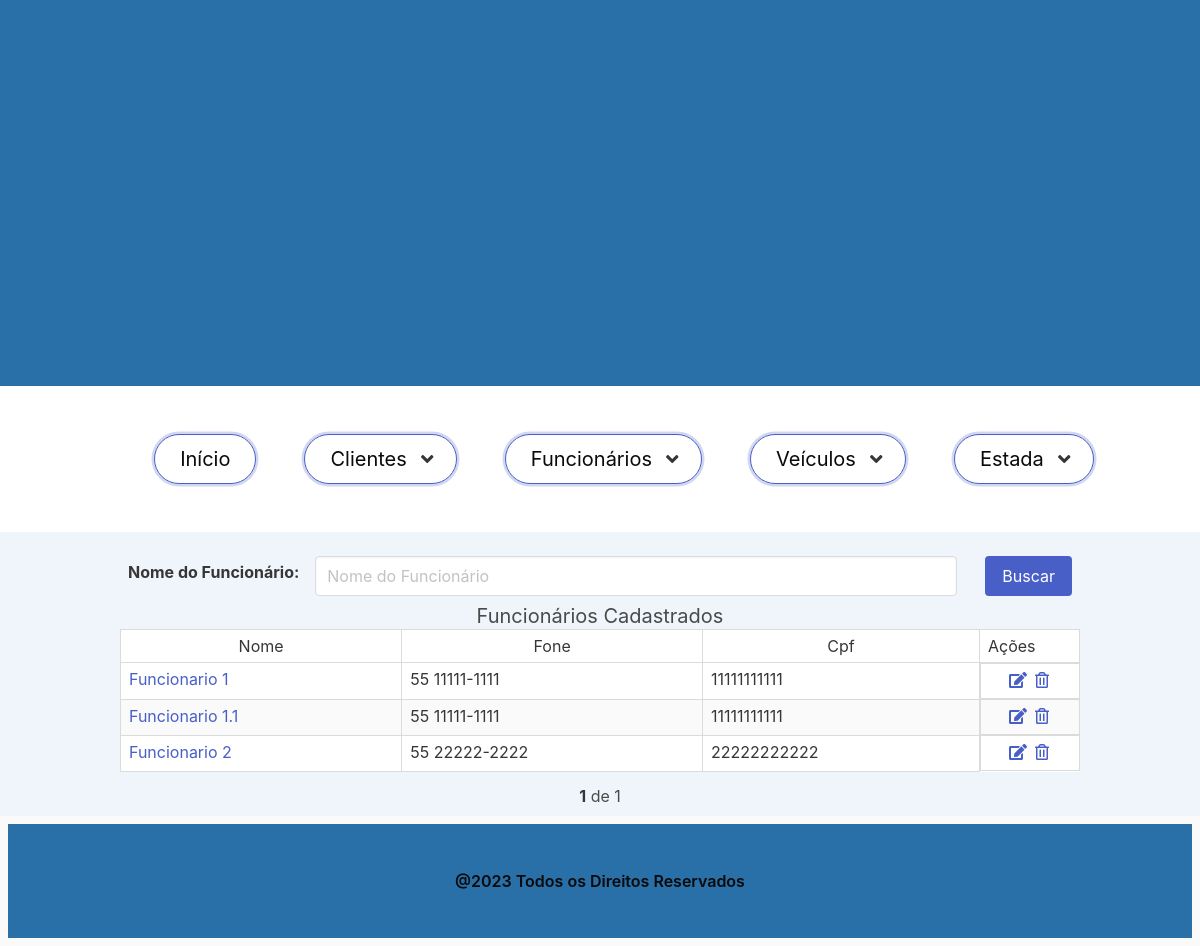
The app's page /funcionarios with its own data.
### funcionario/models.py (models this page shows, shortened)
class Funcionario(Pessoa):
    cpf = models.CharField('CPF', max_length=11, help_text='Cpf')
    foto = StdImageField('Foto', upload_to='pessoas', variations={'thumbnail': {'width': 100, 'height': 100,
                                                                                'crop': True}}, delete_orphans=True,
                         null=True, blank=True)
    class Meta:
        verbose_name = 'Funcionário'
        verbose_name_plural = 'Funcionários'
        ordering = ['nome']

### funcionario/views.py (the view)
# urls.py: path('funcionarios', FuncionariosView.as_view(), name='funcionarios'),
class FuncionariosView(ListView):
    model = Funcionario
    template_name = 'funcionarios.html'
    def get_queryset(self, *args, **kwargs):
        buscar = self.request.GET.get('buscar')
        qs = super(FuncionariosView, self).get_queryset(*args, **kwargs)
        if buscar:
            qs = qs.filter(nome__icontains=buscar)
        if qs.count() > 0 :
            paginator = Paginator(qs, 3)
            listagem = paginator.get_page(self.request.GET.get('page'))
            return listagem
        else:
            return messages.info(self.request, "Não existem funcionarios cadastrados!")

### funcionario/templates/funcionarios.html (shortened to what this page needs)
{% extends "base.html" %}
{% load static %}
{% block content %}
   <section class="section has-background-info-light p-2">
      <div class="container">
        <form action="" method="GET">
          <div class="field is-grouped is-flex is-align-center is-flex-wrap-wrap">
            <label class="label p-2 mt-3">Nome do Funcionário:</label>
            <div class="control is-expanded p-2 mt-2" >
              <input  class="input " type="text" name="buscar" value="{{ request.GET.buscar }}"
                      placeholder="Nome do Funcionário"/>
            </div>
            <div class="control p-2 mt-2">
            <button type="submit" class="button is-link">
              Buscar
            </button>
          </div>
          </div>
        </form>
     {% if object_list %}
     <div style="text-align: center"><h1 class="subtitle is-size4">Funcionários Cadastrados</h1> </div>
     <div class="table">
       <table class="table is-table is-bordered is-striped is-narrow is-hoverable is-fullwidth">
         <thead>
         <tr>
         <td class="has-text-centered">Nome</td>
         <td class="has-text-centered">Fone</td>
         <td class="has-text-centered">Cpf</td>
         <td class="hast-text-centered" style="width: 100px;">Ações</td>
         </tr>
         </thead>
         <tbody>
            {% for funcionario in object_list %}
              <tr>
                <td>
                  <a data-target="modal{{funcionario.id}}" class="js-modal-trigger">
                  {{ funcionario.nome }}</a> </td>
                <td>{{ funcionario.fone }}</td>
                <td>{{ funcionario.cpf }}</td>
                <td class="has-text-centered is-flex is-flex-wrap-nowrap is-justify-content-center">
                  <a href="{% url 'funcionario_editar' funcionario.pk %}">
                    <span class="icon">
                      <i class="fas fa-edit"></i>
                    </span>
                  </a>
                  <a href="{% url 'funcionario_apagar' funcionario.pk %}">
                    <span class="icon">
                      <i class="far fa-trash-alt"></i>
                    </span>
                  </a>
                </td>
              </tr>
         {% endfor %}
         </tbody>
       </table>
     </div>
       {% else %}
              <h2>Não existe funcionário cadastrado!</h2>
       {% endif %}
      </div>
     <div class="mt-3" style="text-align: center">
       <span class="step-links">
          <span class="current">
            <strong>{{ object_list.number }}</strong> de {{ object_list.paginator.num_pages }}
          </span>
       </span>
     </div>
     </section>
{% endblock %}

### home/templates/base.html (style rules this page uses)
* { margin: 0; padding: 0; }

### records on screen
Funcionario: nome "Funcionario 1", fone "55 11111-1111", cpf "11111111111"
Funcionario: nome "Funcionario 1.1", fone "55 11111-1111", cpf "11111111111"
Funcionario: nome "Funcionario 2", fone "55 22222-2222", cpf "22222222222"

### other values on screen
{{ object_list.number }} "1"
{{ object_list.paginator.num_pages }} "1"
